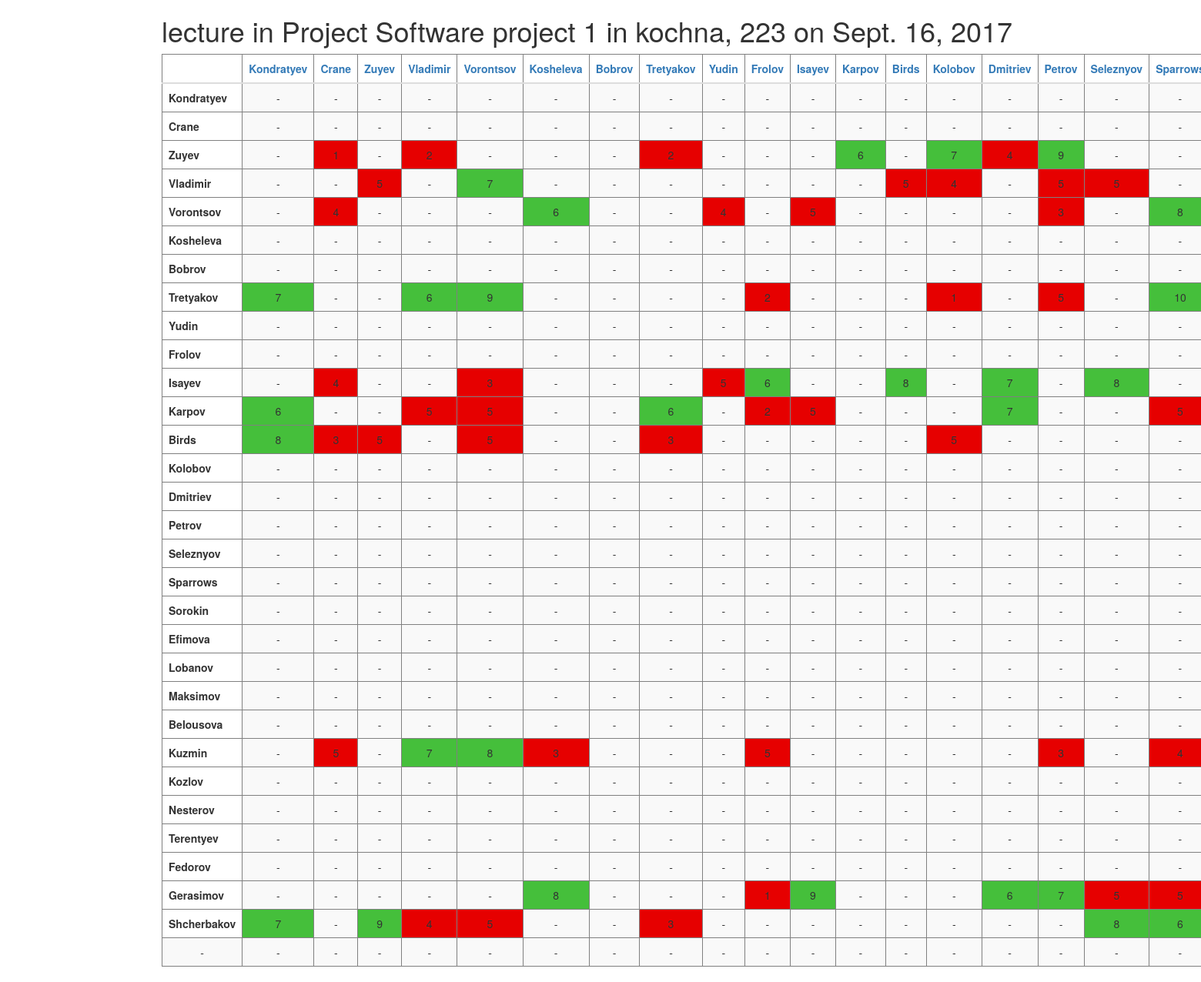
/app/meeting/2/results/, run on the app's committed database.
### app/models.py (models this page shows, shortened)
class Meeting(models.Model):
    date = models.DateField()
    place = models.CharField(max_length=50, blank=True, null=True)
    course = models.ForeignKey(Course, on_delete=models.SET_NULL, blank=True, null=True)
    meeting_type = models.ForeignKey(MeetingType, on_delete=models.SET_NULL, blank=True, null=True)

class MeetingType(models.Model):
    description = models.CharField(max_length=50)
    def __str__(self):
        return self.description

class Course(models.Model):
    name = models.CharField(max_length=50)
    description = models.CharField(max_length=50, blank=True, null=True)
    start_date = models.DateField(blank=True, null=True)
    end_date = models.DateField(blank=True, null=True)
    def __str__(self):
        return self.name

### app/views.py (the view)
# urls.py: url(r'^meeting/(?P<meeting_id>[0-9]+)/results/$', views.meeting_results, name='meeting_results'),
def meeting_results(request, meeting_id):
    current_user = request.user
    meeting = get_object_or_404(Meeting, pk=meeting_id)
    teachers = TeacherAttends.objects.filter(meeting_id=meeting_id)  # TODO unique
    students = StudentAttends.objects.filter(meeting_id=meeting_id)
    tuples_teachers = [(participant.teacher.user.username, participant.teacher.user.id)
                       for participant in teachers]
    tuples_students = [(participant.student.user.username, participant.student.user.id)
                       for participant in students]
    tuples = [('', 1)] + tuples_teachers + tuples_students
    teachers_names = [teacher.teacher.user.username for teacher in teachers]
    students_names = [student.student.user.username for student in students]
    participants_names = teachers_names + students_names
    grades = GradeAction.objects.filter(meeting_id=meeting_id)
    mapping_from_username_to_index = {username: index
                                      for index, username in enumerate(participants_names)}
    table_of_grades = [[None] * (len(participants_names)) for _ in range(len(participants_names) + 1)]
    for grade in grades:
        try:
            index_grading = mapping_from_username_to_index[grade.grading.username]
            index_graded = mapping_from_username_to_index[grade.graded.username]
            table_of_grades[index_grading][index_graded + 1] = grade.grade
        except (IndexError, KeyError) as e:
            pass
    table_of_grades[0][0] = ""
    for i in range(len(participants_names)):
        table_of_grades[i][0] = participants_names[i]
    print(tuples)
    context = {
        'meeting': meeting,
        'grades': table_of_grades,
        'tuples': tuples
    }
    return render(request, 'app/vote_results_for_participant.html', context)

### app/templates/app/vote_results_for_participant.html (shortened to what this page needs)
<html>
<head>
    <link rel="stylesheet" href="https://maxcdn.bootstrapcdn.com/bootstrap/3.3.7/css/bootstrap.min.css">
</head>
<body>
    <div class="container">
        <h1>{{ meeting.meeting_type }} in {{ meeting.course }} in {{ meeting.place }} on {{ meeting.date }} </h1>
    </div>
    <div class="container">
        <table class="table">
            <thead>
                <tr>
                {% for tuple in tuples %}
                    <th><a href="{% url 'app:meeting_vote_choice' meeting.id tuple.1 %}"> {{ tuple.0 }} </a> </th>
                {%endfor%}
                </tr>
            </thead>
            <tbody>
                {% for grade_line in grades %}
                    <tr>
                        {% for grade in grade_line %}
                            {%if grade == None %}
                                <td class="no_grade text-center">  - </td>
                            {%elif grade <= 5%}
                                <td class="bad_grade text-center"> {{ grade}} </td>
                            {%elif grade > 5%}
                                <td class="good_grade text-center"> {{ grade }} </td>
                            {% else %}
                                <th> {{ grade }} </th>
                            {% endif %}
                        {% endfor %}
                    </tr>
                {% endfor %}
            </tbody>
        </table>
    </div>
</body>
</html>

### app/templates/app/vote_results_for_participant.html (style rules this page uses)
.no_grade { background-color: #F9F9F9; }
.bad_grade { background-color: rgb(230, 0, 0); }
.good_grade { background-color: #45BF3B; }
table, th, td { font-size: 14; border: 0.5px solid gray; }

### data on the page
Meeting: meeting_type "lecture", course "Project Software project 1", place "kochna, 223", date "Sept. 16, 2017"

### other printed values
{{ tuple.0 }} "Kondratyev" "Crane" "Zuyev" "Vladimir" "Vorontsov" "Kosheleva" "Bobrov" "Tretyakov" "Yudin" "Frolov" "Isayev" "Karpov" "Birds" "Kolobov" "Dmitriev" "Petrov" "Seleznyov"
{{ grade }} "Kondratyev" "Crane" "Zuyev" "Vladimir" "Vorontsov" "Kosheleva" "Bobrov" "Tretyakov" "Yudin" "Frolov" "Isayev" "Karpov" "Birds" "Kolobov" "Dmitriev" "Petrov" "Seleznyov" "Sparrows" "Sorokin" "Efimova" "Lobanov" "Maksimov" "Belousova" "Kuzmin" "Kozlov" "Nesterov" "Terentyev" "Fedorov" "Gerasimov" "Shcherbakov"
{{ grade }} "6" "7" "9" "7" "6" "8" "7" "6" "9" "10" "6" "8" "7" "8" "6" "6" "7" "8" "7" "8" "8" "9" "6" "7" "7" "9" "8" "6"
